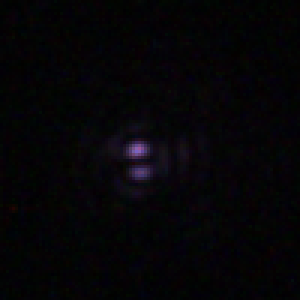
#> input picture test_imgs/0.tiff, 100 x 100 px (shown 3 times larger); the run also reads 1 picture not shown here
$ python PSFrot.py
#> lines starting #> are read from the running program, lines starting #| are printed output that depends on the picture; after the words box and inside, x2 and y2 are one past the last pixel; in counts of white or black regions, pixels touching at a corner belong together
class PSFrot(object):
    # [59 lines left out: functions readImage, threshold, findCircles, centresOfMases, not called in this run]

# %% Libraries import


if __name__ == "__main__":
    from PIL import Image
    from PIL import ImageOps
    from skimage import exposure
    from skimage import io
    from skimage import segmentation
    from skimage.color import rgb2gray, gray2rgb
    from skimage.transform import hough_circle, hough_circle_peaks
    import numpy as np
    from skimage.draw import circle_perimeter
    import matplotlib.pyplot as plt

    def imShow2(im1, im2, cmap='Greys'):
        fig, axs = plt.subplots(2)
        axs[0].imshow(im1, cmap=cmap)
        axs[1].imshow(im2, cmap=cmap)
        plt.show()

    def normalize(imAr, type=255):
        """
        `imAr` array of images
        """
        return(np.uint8(imAr * 255/np.max(imAr)))

    # %% import test image
    imC = Image.open("test_imgs/0.tiff").convert('L')
    imAr = np.array(imC)
    # %%

    imShow2(imAr, normalize(imAr))
#> in normalize, `return(np.uint8(imAr * 255/np.max(imAr)))`:
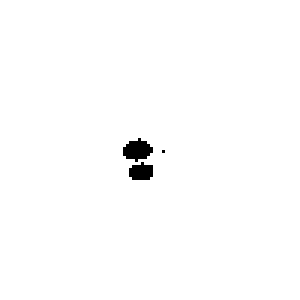
#> returned value: shape (100, 100) (shown 3 times larger); values 1 (black) and 2 (white), 99.1% white; 3 black regions (1 under 20 px), largest, box (x1, y1, x2, y2) and area: (41, 46, 51, 54) 52, (43, 54, 51, 60) 38
#> in imShow2, `plt.show()`:
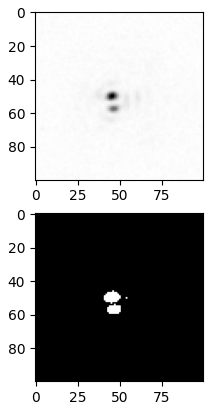
#> figure drawn by matplotlib, 2 panels

    # %%
#> (the run stopped early here; a loop or call above may not have finished)
